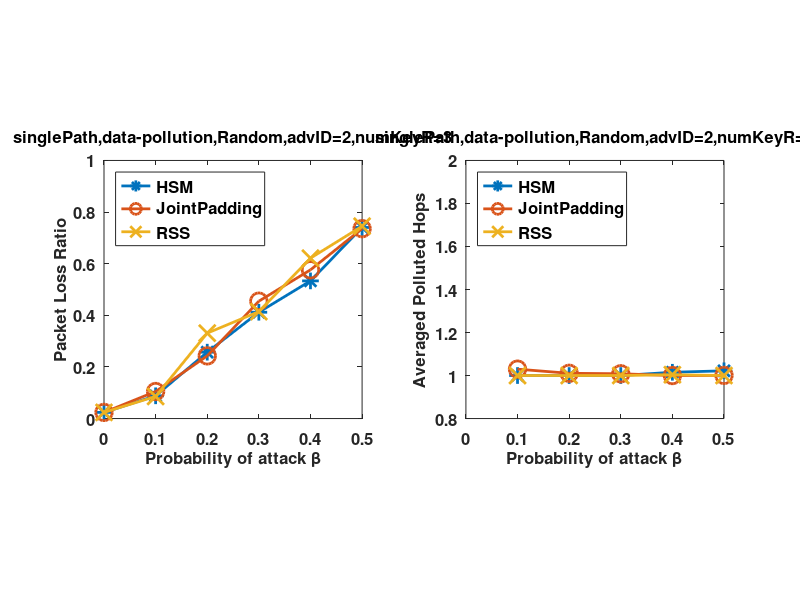

The MATLAB script that drew this image:
Prob_of_attack=[0.000000 0.100000 0.200000 0.300000 0.400000 0.500000];

%Topology='singlePath';
Topology='singlePath';
if strcmp(Topology,'singlePath')
    Prob_of_PLR(1)=0.023810;
else
    Prob_of_PLR(1)=0.01;
end

attackType='data-pollution';
num_polluteTags=1;
KeydistAlg='Random';
numKeyperNode=3;
numAdvs=1;
Adversary_Node_Index=2;
Titletext=sprintf('%s,%s,%s,advID=%d,numKeyR=%d',Topology,attackType,KeydistAlg,Adversary_Node_Index,numKeyperNode);
if strcmp(attackType,'tag-pollution') && strcmp(KeydistAlg,'nonRandom') && strcmp(Topology,'singlePath')
    Prob_of_PLR_orth =[ Prob_of_PLR(1) 0.333333 0.690476 0.761905 0.904762 0.964286]; 
    avg_polluted_hops_org=[7.000000 7.056940 7.000000 7.005450 7.009412];
    Prob_of_PLR_joint=[ Prob_of_PLR(1) 0.023810 0.142857 0.285714 0.511905 0.702381];
    avg_polluted_hops_joint=[1.000000 1.000000 1.000000 1.000000 1.000000 ];
    Prob_of_PLR_rss=[ Prob_of_PLR(1) 0.023810 0.142857 0.285714 0.511905 0.702381];
    avg_polluted_hops_rss=[1.000000 1.000000 1.000000 1.000000 1.000000];
end
if strcmp(attackType,'tag-pollution') && strcmp(KeydistAlg,'Random') && strcmp(Topology,'singlePath')
    Prob_of_PLR_orth =[ Prob_of_PLR(1) 0.314286 0.309524 0.616667 0.554762 0.340476 ]; 
    avg_polluted_hops_org=[4.047421 3.040486 5.017930 6.267441 5.400000 ];
    Prob_of_PLR_joint=[ Prob_of_PLR(1) 0.097619 0.259524 0.402381 0.602381 0.740476 ];
    avg_polluted_hops_joint=[1.000000 1.000000 1.000000 1.000000 1.000000 ];
    Prob_of_PLR_rss=[ Prob_of_PLR(1) 0.119048 0.266667 0.409524 0.607143 0.697619 ];
    avg_polluted_hops_rss=[1.000000 1.000000 1.000000 1.000000 1.000000];
end
if strcmp(attackType,'data-pollution') && strcmp(KeydistAlg,'nonRandom') && strcmp(Topology,'singlePath')
%     numTx=500
%     Prob_of_PLR_orth =[ Prob_of_PLR(1) 0.071429 0.273810 0.511905 0.547619 0.773810 ]; 
%     avg_polluted_hops_org=[1.000000 1.000000 1.000000 1.024390 1.041825 ];
%     Prob_of_PLR_joint=[ Prob_of_PLR(1) 0.071429 0.238095 0.440476 0.642857 0.714286  ];
%     avg_polluted_hops_joint=[1.000000 1.000000 1.019868 1.033493 1.031008];
%     Prob_of_PLR_rss=[ Prob_of_PLR(1) 0.071429 0.261905 0.357143 0.464286 0.773810];
%     avg_polluted_hops_rss=[1.000000 1.000000 1.000000 1.000000 1.031873 ];

%     numTx=1000    
    Prob_of_PLR_orth =[ Prob_of_PLR(1) 0.059880 0.245509 0.413174 0.556886 0.766467]; 
    avg_polluted_hops_org=[1.056818 1.015957 1.030864 1.000000 1.022857];
    Prob_of_PLR_joint=[ Prob_of_PLR(1) 0.089820 0.263473 0.449102 0.616766 0.820359 ];
    avg_polluted_hops_joint=[1.000000 1.000000 1.019868 1.033493 1.031008];
    Prob_of_PLR_rss=[ Prob_of_PLR(1) 0.095808 0.269461 0.425150 0.586826 0.706587 ];
    avg_polluted_hops_rss=[1.037383 1.000000 1.034268 1.000000 1.018711 ];

end

if strcmp(attackType,'data-pollution') && strcmp(KeydistAlg,'Random') && strcmp(Topology,'singlePath')
    Prob_of_PLR_orth =[ Prob_of_PLR(1) 0.195238 0.259524 0.433333 0.616667 0.747619  ]; 
    avg_polluted_hops_org=[1.400000 1.016853 1.017443 1.218318 1.424882 ];
    Prob_of_PLR_joint=[ Prob_of_PLR(1) 0.157143 0.257143 0.428571 0.652381 0.809524  ];
    avg_polluted_hops_joint=[1.200000 1.029341 1.021741 1.247825 1.218720 ];
    Prob_of_PLR_rss=[ Prob_of_PLR(1) 0.085714 0.440476 0.407143 0.628571 0.740476 ];
    avg_polluted_hops_rss=[1.052174 1.614815 1.016143 1.429056 1.023170 ];
end
if strcmp(attackType,'data-pollution') && strcmp(KeydistAlg,'Random') && strcmp(Topology,'singlePath') && numKeyperNode==3
    Prob_of_PLR_orth =[ Prob_of_PLR(1) 0.088095 0.257143 0.411905 0.533333 0.740476 ]; 
    avg_polluted_hops_org=[ 1.000000 1.000000 1.000000 1.015181 1.021961 ];
    Prob_of_PLR_joint=[ Prob_of_PLR(1) 0.104762 0.242857 0.454762 0.576190 0.735714 ];
    avg_polluted_hops_joint=[1.029640 1.010417 1.008284 1.000000 1.000794  ];
    Prob_of_PLR_rss=[ Prob_of_PLR(1) 0.085714 0.330952 0.414286 0.621429 0.745238  ];
    avg_polluted_hops_rss=[1.000000 1.000000 1.000000 1.003738 1.000000  ];
end

if  strcmp(attackType,'tag-pollution') && strcmp(KeydistAlg,'nonRandom') && strcmp(Topology,'multiPath')
    Prob_of_PLR_orth =[ Prob_of_PLR(1) 0.011905 0.011905 0.011905 0.011905 0.011905  ]; 
    avg_polluted_hops_org=[3.000000 3.000000 3.000000 3.000000 3.000000 ];
    Prob_of_PLR_joint=[ Prob_of_PLR(1) 0.011905 0.011905 0.011905 0.023810 0.083333 ];
    avg_polluted_hops_joint=[ 1.000000 1.000000 1.000000 1.000000 1.000000 ];
    Prob_of_PLR_rss=[ Prob_of_PLR(1) 0.011905 0.011905 0.023810 0.035714 0.059524 ];
    avg_polluted_hops_rss=[1.000000 1.000000 1.000000 1.000000 1.000000  ];
end

if  strcmp(attackType,'tag-pollution') && strcmp(KeydistAlg,'Random') && strcmp(Topology,'multiPath')
    Prob_of_PLR_orth =[ Prob_of_PLR(1) 0.011905 0.047619 0.011905 0.097619 0.019048  ]; 
    avg_polluted_hops_org=[3.000000 2.800000 3.000000 2.000000 2.600000  ];
    Prob_of_PLR_joint=[ Prob_of_PLR(1) 0.011905 0.014286 0.021429 0.040476 0.066667  ];
    avg_polluted_hops_joint=[1.000000 1.000000 1.000000 1.000000 1.000000  ];
    Prob_of_PLR_rss=[ Prob_of_PLR(1) 0.011905 0.011905 0.019048 0.047619 0.090476];
    avg_polluted_hops_rss=[1.000000 1.000000 1.000000 1.000000 1.000000 ];
end


if  strcmp(attackType,'data-pollution') && strcmp(KeydistAlg,'Random') && strcmp(Topology,'multiPath')
    Prob_of_PLR_orth =[ Prob_of_PLR(1) 0.011905 0.011905 0.019048 0.040476 0.069048 ]; 
    avg_polluted_hops_org=[1.400000 1.004167 1.000000 1.014953 1.011197 ];
    Prob_of_PLR_joint=[ Prob_of_PLR(1) 0.026190 0.011905 0.019048 0.030952 0.073810 ];
    avg_polluted_hops_joint=[ 1.224393 1.014519 1.032723 1.006573 1.036960 ];
    Prob_of_PLR_rss=[ Prob_of_PLR(1) 0.011905 0.011905 0.026190 0.095238 0.173810 ];
    avg_polluted_hops_rss=[1.045630 1.426258 1.000000 1.207825 1.244365 ];
end

if  strcmp(attackType,'data-pollution') && strcmp(KeydistAlg,'nonRandom') && strcmp(Topology,'multiPath')
    Prob_of_PLR_orth =[ Prob_of_PLR(1)]; 
    avg_polluted_hops_org=[ ];
    Prob_of_PLR_joint=[ Prob_of_PLR(1)   ];
    avg_polluted_hops_joint=[ ];
    Prob_of_PLR_rss=[ Prob_of_PLR(1) ];
    avg_polluted_hops_rss=[ ];
end

figure(1)
subplot(1,2,1);
plot(Prob_of_attack,Prob_of_PLR_orth,'-*','LineWidth',2,'MarkerSize',12);
hold on
plot(Prob_of_attack,Prob_of_PLR_joint,'-o','LineWidth',2,'MarkerSize',12);
plot(Prob_of_attack,Prob_of_PLR_rss,'-x','LineWidth',2,'MarkerSize',12);
hold off
set(gca,'FontSize',12,'FontWeight','bold');
xlabel('Probability of attack \beta','FontSize',12,'FontWeight','bold');
ylabel('Packet Loss Ratio','FontSize',12);
axis([0 0.5 0 1]);
axis square
h=legend('HSM','JointPadding','RSS');
set(h,'Location','NorthWest','FontSize',12,'FontWeight','bold');
title(Titletext,'FontSize',12);
subplot(1,2,2)
plot(Prob_of_attack(2:end),avg_polluted_hops_org,'-*','LineWidth',2,'MarkerSize',12);
hold on
plot(Prob_of_attack(2:end),avg_polluted_hops_joint,'-o','LineWidth',2,'MarkerSize',12);
plot(Prob_of_attack(2:end),avg_polluted_hops_rss,'-x','LineWidth',2,'MarkerSize',12);
hold off
set(gca,'FontSize',12,'FontWeight','bold');
xlabel('Probability of attack \beta','FontSize',12);
ylabel('Averaged Polluted Hops','FontSize',12);
if strcmp(attackType,'data-pollution') && strcmp(KeydistAlg,'nonRandom') && strcmp(Topology,'singlePath')
    axis([0 0.5 0.8 1.2])
elseif strcmp(attackType,'data-pollution') && strcmp(KeydistAlg,'Random') && strcmp(Topology,'singlePath')
     axis([0 0.5 0.8 2])
else
    axis([0 0.5 0 9]);    
end
axis square
h=legend('HSM','JointPadding','RSS');
set(h,'Location','NorthWest','FontSize',12,'FontWeight','bold');
title(Titletext,'FontSize',12);

